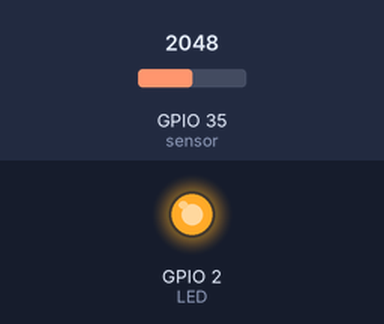
Simulated run of this program. Board: ESP32. Shown: output pins drawn as LEDs (lit = HIGH). The inputs (shaded band) are chosen by the test bench; at power-on: GPIO 35 (sensor) = 2048. WiFi joins after 1.5 s; servers stay silent unless stated; uploads are accepted with an empty reply.

Above: at 0.1 s.
At 5.1 s:
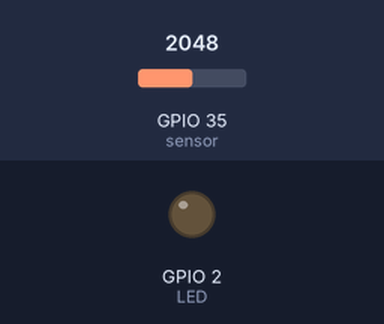
Timing chart, 0 to 6.6 s (numbered marks = the images above):
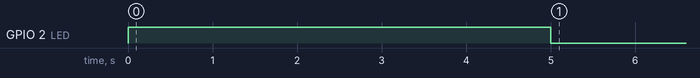

The program:

main.cpp
```cpp
#include <WiFi.h>
#include <HTTPClient.h>
#include <string.h>

#define LED 2

const char* ssid = "Jeremy's Galaxy S22 Ultra";
const char* password = "mqwa9478";
const char* serverName = "http://34.198.194.143:1880/UpdateGauge";
const int sensor = 35;

//instantiate time to manage counter
unsigned long timeManager = 0;

//clock count in miliseconds (will use millis method)
unsigned long delayT = 5000;

void setup() {
  Serial.begin(115200);

  pinMode(LED,OUTPUT);
  pinMode(sensor, INPUT);

  WiFi.begin(ssid, password);
  while(WiFi.status() != WL_CONNECTED) {
    digitalWrite(LED,HIGH);
    delay(500);
  }
}

void loop() {

  if ((millis() - timeManager) > delayT) {
    //Check connection
    if(WiFi.status()== WL_CONNECTED){
      digitalWrite(LED,LOW);
      WiFiClient client;
      HTTPClient http;

      http.begin(client, serverName);

      http.addHeader("Content-Type", "application/x-www-form-urlencoded");

      // String to concat data from temp sensor
      String httpRequestData = "value=";

    //==>Calculations done to calibrate the sensor (LTM84)<==
    /*
    y-y1 = m(x-x1) + b
    v=mT + b
    T=(v-b)/m

    m=-5.58 mV
    b= 1.038
    v = analog(read)

    T = (analogRead(sensor) - 1.038)/-0.00558

    887mV = -5.58(27) + b ==> b = 887mV + 5.58m(27) ==> 1.03766 ==> 1.038
    760mV = -5.58(50) + b ==> b = 760mV + 5.58m(50) ==> 1.039 ==> 1.038
    */

      httpRequestData.concat(((analogReadMilliVolts(sensor)* 0.001)- 1.038)/-0.00558);


      http.POST(httpRequestData);

      http.end();
    }
    else{
      WiFi.begin(ssid, password);
      while(WiFi.status() != WL_CONNECTED) {
      digitalWrite(LED,HIGH);
      delay(500);
      }
    }
    timeManager = millis();
  }
}
```

Measured:
- by itself, GPIO 2 (LED): HIGH → LOW at 5.0 s
